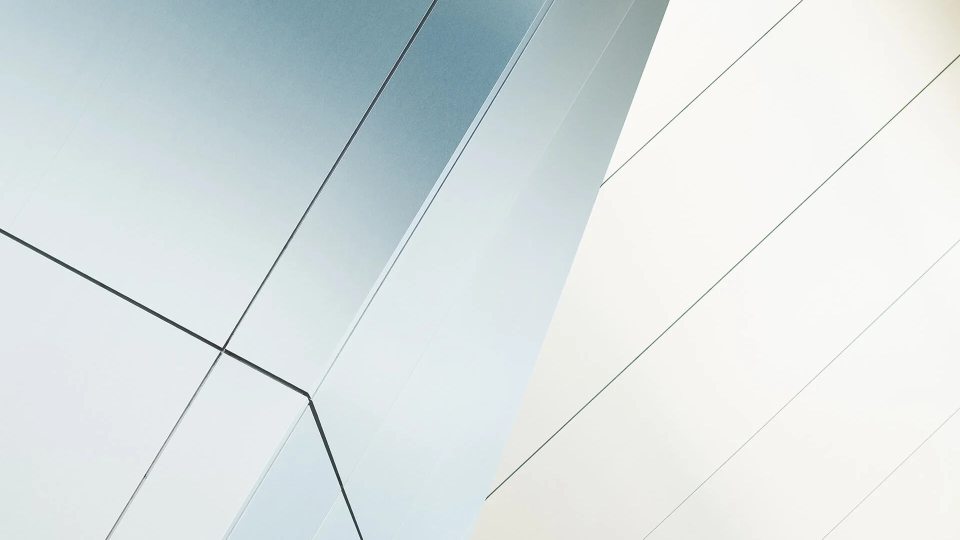
#> input picture assets/img/bg/abstract-bg-1.webp, 1920 x 1080 px (shown at 1/2 size)
$ python -i sync_notion.py   (imports and definitions only)
#> lines starting #> are read from the running program, lines starting #| are printed output that depends on the picture; after the words box and inside, x2 and y2 are one past the last pixel; in counts of white or black regions, pixels touching at a corner belong together
#> further down, picture is the input picture: PIL image 1920x1080 RGB; mean R, G, B 218.1, 225.7, 226.4
#!/usr/bin/env python3
"""Pull the Notion Engineering Wiki and write the site's generated files: assets/data/skills.json (skills, projects,
experience), the resume / skills / projects regions of index.html, one page per project in projects/, and the
project photos in assets/img/projects/ and PDFs in assets/docs/projects/ (copied, since Notion's own file links
expire after about an hour).

Read-only against Notion. Standard library only; with Pillow installed (pip install pillow) photos are also
resized to web sizes, otherwise they're copied as they are.

    python3 scripts/sync_notion.py                 # only Public pages
    SHOW_ALL=true python3 scripts/sync_notion.py   # ignore Public (dev)
    PREVIEW=true python3 scripts/sync_notion.py    # drafts too, written to .preview/ only (see scripts/admin.py)

The key comes from $NOTION_TOKEN, or else from the file ~/.notion_token.
"""
import hashlib
import html
import io
import json
import math
import mimetypes
import os
import re
import sys
import time
import urllib.error
import urllib.parse
import urllib.request
from datetime import datetime, timezone
from pathlib import Path

DATA_SOURCE_ID = "2878f022-083c-8115-8062-000b4bbbb400"
DATABASE_ID = "2878f022083c8015a0ddde278a3c5e1d"
NOTION_VERSION = "2025-09-03"
API = "https://api.notion.com/v1"

# Discipline hubs: the roots of the tree. They have no Parent skill and are always shown.
HUBS = {
    "4038f022083c81189869f42fa0a06ba6": "Mechanical",
    "4038f022083c8166a9b2fcd4495d12d2": "Electrical",
    "4038f022083c8114a338c414bce9fda6": "Software",
    "4038f022083c816ba41df0761731bca6": "Systems",
    "4038f022083c811fb594ceb95406688b": "Other",
}

ROOT = Path(__file__).resolve().parent.parent
OUT = ROOT / "assets" / "data" / "skills.json"
# Drafts preview: the same layout as the site, holding only the generated files (the admin serves the rest from
# the repo). Listed in .gitignore, so it's never committed.
PREVIEW = ROOT / ".preview"
TOKEN_FILE = Path.home() / ".notion_token"


class NotionError(Exception):
    pass


# [86 lines left out: functions get_token, request, query_all, recent_missing, relation_ids, not called in this run]


def plain(p, name):
    return "".join(t["plain_text"] for t in p.get(name, {}).get("rich_text", [])).strip()


# [47 lines left out: functions to_record, block_children, not called in this run]


def block_text(b):
    return "".join(t["plain_text"] for t in b.get(b["type"], {}).get("rich_text", []))


def caption(b):
    return "".join(t["plain_text"] for t in b["image"].get("caption", [])).strip()


# [5 lines left out: function caption_link, not called in this run]


def is_public_marker(b):
    return b["type"] in ("heading_1", "heading_2", "heading_3", "toggle") and re.search(r"🌐\s*public", block_text(b), re.I)


def is_toggle(b):
    return b["type"] == "toggle" or (b["type"].startswith("heading_") and b[b["type"]].get("is_toggleable"))


# [25 lines left out: functions is_photos_marker, is_placeholder, rich_html, not called in this run]


def heading_level(b):
    return int(b["type"][-1]) if b["type"].startswith("heading_") and not b[b["type"]].get("is_toggleable") else None


SHEET_RE = re.compile(r"https://docs\.google\.com/spreadsheets/d/([A-Za-z0-9_-]{20,80})(?:[/?#][^\s]*)?$")


# [91 lines left out: functions sheet_ref, group_sheets, blocks_html, public_section, public_html, not called in this run]

# ---- Photos: downloaded into the site, since Notion's file links expire after about an hour ----

try:
    from PIL import Image, ImageChops, ImageOps
except ImportError:  # still works without Pillow: photos are just copied at full size
    Image = None

IMG_DIR = "assets/img/projects"  # relative to the site root; one folder per project
SIZES = {"sm": 800, "lg": 1600}  # longest side in px: cards and thumbnails, full view
LOGO_DIR = "assets/img/logos"  # job / school logos (the Notion page icons)
LOGO_SIZES = {"sm": 96, "lg": 192}
DOC_DIR = "assets/docs/projects"  # PDFs (drawings, test reports, …) from a project's 🌐 Public section
MANAGED = (IMG_DIR, LOGO_DIR, DOC_DIR)  # the only folders the sync writes into and cleans up
MAX_BYTES = 40 * 1024 * 1024
WEB_TYPES = {"image/jpeg": ".jpg", "image/png": ".png", "image/gif": ".gif", "image/webp": ".webp", "image/avif": ".avif",
             "image/svg+xml": ".svg"}
KEEP_AS_IS = (".gif", ".svg")  # animations, and drawings that are already any size
# Short clips uploaded to Notion are copied too (longer videos belong on YouTube, which embeds instead).
VIDEO_TYPES = {"video/mp4": ".mp4", "video/webm": ".webm", "video/quicktime": ".mov"}
VIDEO_MAX = 20 * 1024 * 1024  # git keeps every version of a file forever, so big videos would bloat the repo
DOC_MAX = 15 * 1024 * 1024  # the same goes for PDFs: compress big ones (e.g. "Reduce file size") before uploading


# [8 lines left out: function file_source, not called in this run]


def trim_logo(im):
    """Crop the empty border around a logo (transparent, or the colour of its corner) and centre it on a square with a
    small margin, so every logo fills its square slot the same way however much padding its file came with."""
    alpha = im.mode == "RGBA"
#> alpha = False
    if alpha and im.getchannel("A").getextrema()[0] < 255:
        mask, fill = im.getchannel("A").point(lambda v: 255 if v > 16 else 0), (0, 0, 0, 0)
    else:
        fill = im.getpixel((0, 0))
#> fill = (193, 208, 214)
        mask = ImageChops.difference(im.convert("RGB"), Image.new("RGB", im.size, im.convert("RGB").getpixel((0, 0))))
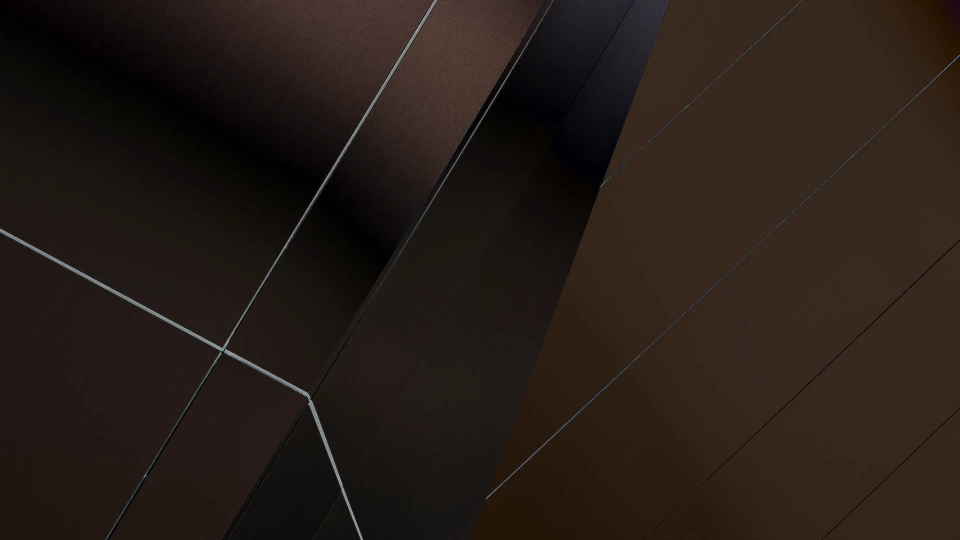
#> mask: PIL image 1920x1080 RGB (shown at 1/2 size); mean R, G, B 38.9, 28.6, 23.2
        mask = mask.convert("L").point(lambda v: 255 if v > 24 else 0)
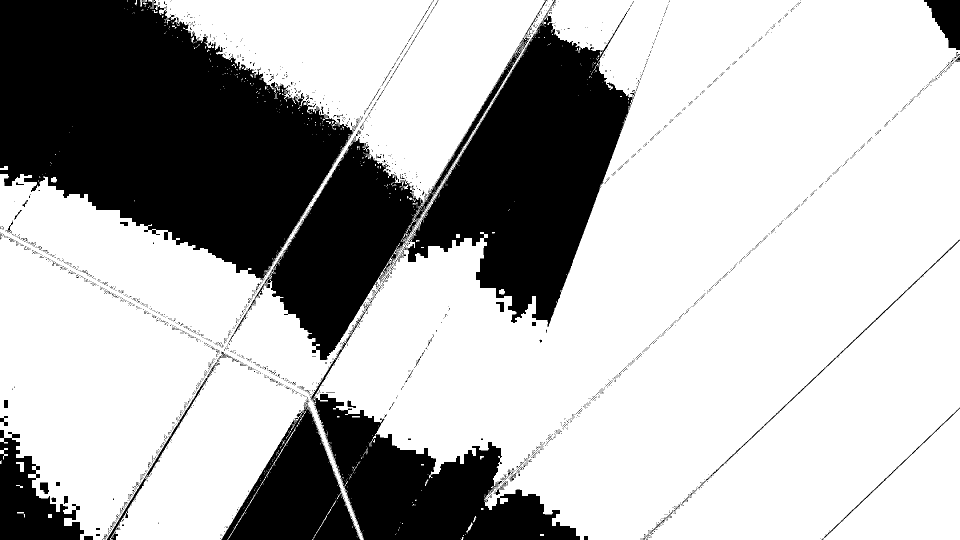
#> mask: PIL image 1920x1080 L (shown at 1/2 size); 71% white; 2781 black regions (2692 under 20 px), largest, box (x1, y1, x2, y2) and area: (0, 0, 717, 561) 249244, (804, 20, 1272, 654) 134379, (620, 609, 1160, 1080) 72196
    box = mask.getbbox()
#> box = (0, 0, 1920, 1080)
    if not box:
        return im
    w, h = box[2] - box[0], box[3] - box[1]
#> w = 1920; h = 1080
    side = int(max(w, h) * 1.08) + 1
#> side = 2074
    square = Image.new(im.mode, (side, side), fill)
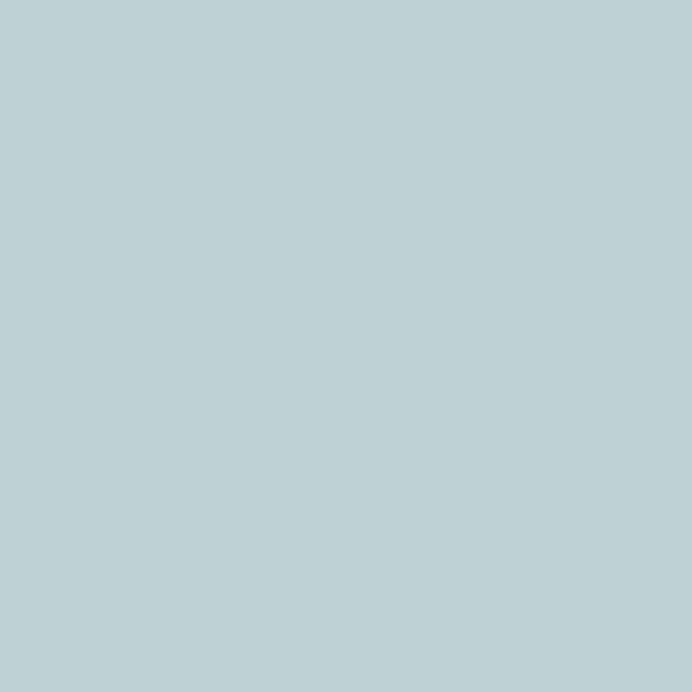
#> square: PIL image 2074x2074 RGB (shown at 1/3 size); mean R, G, B 193, 208, 214
    square.paste(im.crop(box), ((side - w) // 2, (side - h) // 2))
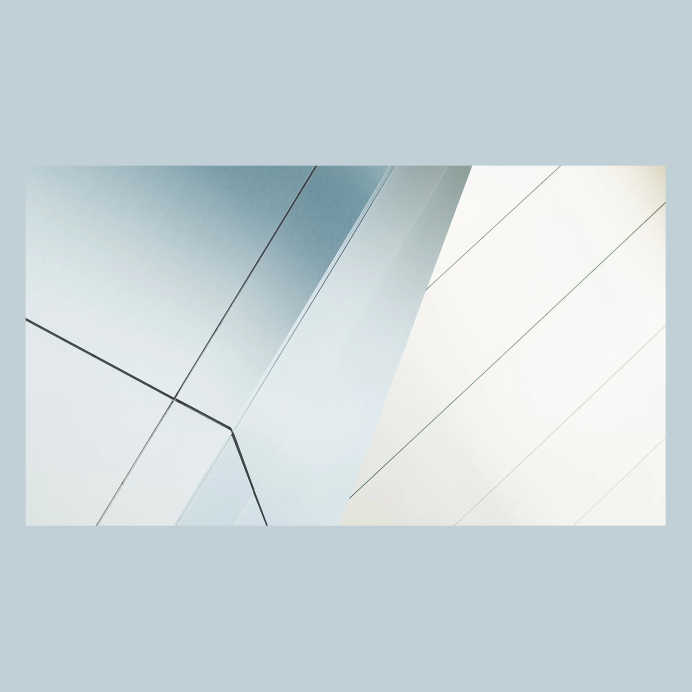
#> square: PIL image 2074x2074 RGB (shown at 1/3 size); mean R, G, B 205.1, 216.5, 220
    return square


class Photos:
    """Saves photos and logos into a folder under <root> (one of MANAGED), reusing any already saved (in root, or
    for a preview also in the repo), and afterwards deletes the ones nothing uses any more."""

    def __init__(self, root, reuse=None):
        self.root, self.reuse, self.used, self.failed = root, reuse, set(), []

    # [155 lines left out: functions get, saved, use, is_wide, get_instagram_thumb, get_video and 4 more, not called in this run]


def slugify(name):
    return re.sub(r"[^a-z0-9]+", "-", name.lower()).strip("-")[:60].rstrip("-") or "project"


# [22 lines left out: functions video_link, block_video, not called in this run]


def media_caption(b):
    return "".join(t["plain_text"] for t in (b.get(b["type"]) or {}).get("caption", [])).strip()


# [84 lines left out: functions project_content, block_pdf, not called in this run]


def doc_size(n):
    return f"{n / 1024 / 1024:.1f} MB" if n >= 1024 * 1024 else f"{max(1, round(n / 1024))} KB"


# [102 lines left out: functions sheet_html, doc_html, video_html, instagram_html, gallery_item, figure, not called in this run]


def is_skill(r):
    """Type contains Reference, or no Type at all but a Parent skill (e.g. a page made with plain + New)."""
    return "Reference" in r["types"] or (not r["types"] and bool(r["parent"]))


# [65 lines left out: function build, not called in this run]


# ---- Homepage resume + skills preview: written into index.html between <!-- notion:<name>:start ... --> and <!-- notion:<name>:end --> ----

INDEX = OUT.parent.parent.parent / "index.html"
HUB_KEYS = {"Mechanical": "mech", "Electrical": "elec", "Software": "soft", "Systems": "sys", "Other": "oth"}
MONTHS = ["Jan", "Feb", "Mar", "Apr", "May", "Jun", "Jul", "Aug", "Sep", "Oct", "Nov", "Dec"]
MAX_CHIPS = 12  # more than this and the card links to the graph for the rest


# [134 lines left out: functions date_range, top_level_class, disc_key, skill_chips, experience_html, logo_html and 2 more, not called in this run]


def month_no(d):
    return int(d[:4]) * 12 + int(d[5:7]) - 1


def duration(n):
    y, m = divmod(n, 12)
    return " ".join(x for x in (f"{y} yr" if y else "", f"{m} mo" if m else "") if x) or "1 mo"


# [151 lines left out: functions degree_short, timeline_html, skill_map_html, logos_html, not called in this run]

BANDS = ["Lv 4–5", "Lv 3", "Lv 2", "Lv 1", "Not rated"]
SHADE = [100, 68, 42, 20]  # % of the discipline color per band: darker = stronger (same as skill-graph.js)


def band(r):
    return 4 if r is None else 0 if r >= 4 else 1 if r >= 3 else 2 if r >= 2 else 3


# [63 lines left out: function skills_html, not called in this run]


# ---- Projects: the homepage grid and a page per project (projects/<slug>.html) ----

PH_ICONS = {"mech": "bi-gear-wide-connected", "elec": "bi-lightning-charge", "soft": "bi-code-slash",
            "sys": "bi-diagram-3", "oth": "bi-stars"}
GENERATED = "<!-- generated by scripts/sync_notion.py from Notion; edit the project there, not here -->"


# [12 lines left out: functions project_dates, ordered_projects, not called in this run]


def used_skills(it, by_id):
    return sorted((by_id[i] for i in it["skills"] if i in by_id), key=lambda s: (-(s["rating"] or 0), s["name"].lower()))


def main_disc(it, by_id):
    keys = [disc_key(s, by_id) for s in used_skills(it, by_id)]
    return max(keys, key=keys.count) if keys else "oth"  # a tie goes to the discipline of its strongest skill


def photo_count(it):
    photos = sum(1 for g in it["gallery"] if g["kind"] == "image")
    return photos + (1 if it["cover"] and not it.get("cover_is_thumb") else 0)


# [212 lines left out: functions interests_html, role_link, interest_chips, projects_html, link_label, site_parts and 3 more, not called in this run]


def fetch_records():
    return [to_record(p) for p in query_all()]


# [80 lines left out: functions sync, main, not called in this run]


# [2 lines not run here, left out]

>>> from PIL import Image
>>> picture = Image.open('../assets/img/bg/abstract-bg-1.webp')
>>> result = trim_logo(picture)

$ run again, on assets/img/person/person-f-3.webp
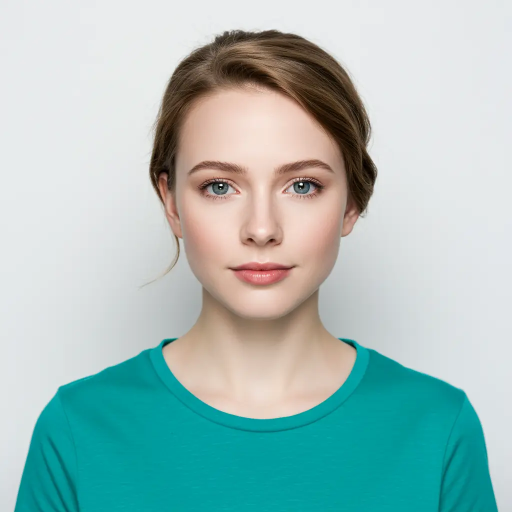
#> input picture assets/img/person/person-f-3.webp, 1024 x 1024 px (shown at 1/2 size)
#> picture is the input picture: PIL image 1024x1024 RGB; mean R, G, B 161.9, 190.5, 187.3
#> fill = (229, 233, 234)
#> in trim_logo, `mask = mask.convert("L").point(lambda v: 255 if v > 24 else 0)`:
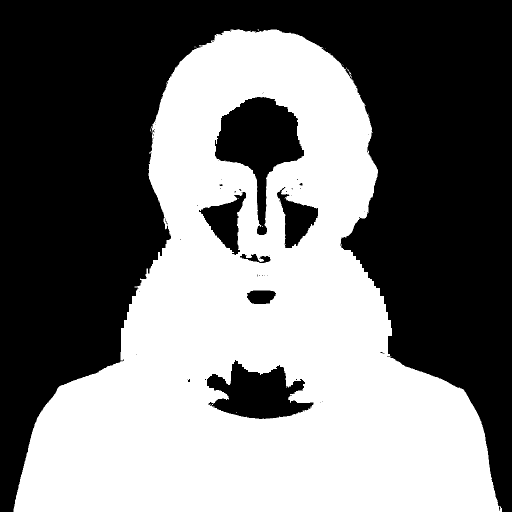
#> mask: PIL image 1024x1024 L (shown at 1/2 size); 46.9% white; 26 white regions (24 under 20 px), largest, box (x1, y1, x2, y2) and area: (27, 58, 1004, 1024) 491315, (695, 138, 704, 157) 31
#> box = (27, 58, 1004, 1024)
#> w = 977; h = 966
#> side = 1056
#> in trim_logo, `square.paste(im.crop(box), ((side - w) // 2, (side - h) // 2))`:
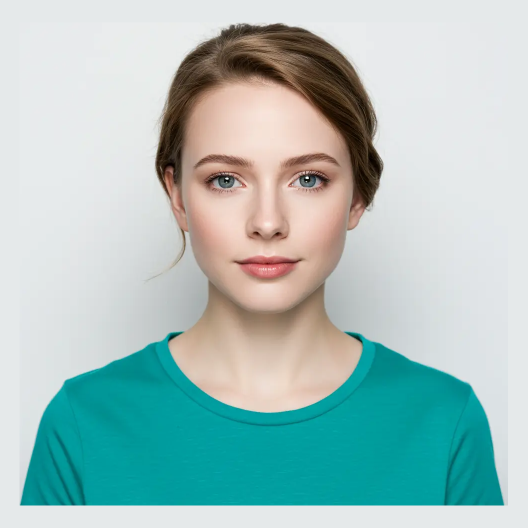
#> square: PIL image 1056x1056 RGB (shown at 1/2 size); mean R, G, B 165.9, 193.1, 190.1

$ run again, on assets/img/person/person-m-2.webp
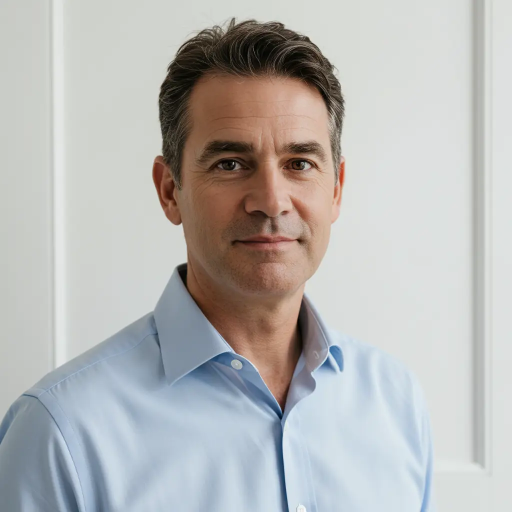
#> input picture assets/img/person/person-m-2.webp, 1024 x 1024 px (shown at 1/2 size)
#> picture is the input picture: PIL image 1024x1024 RGB; mean R, G, B 183.4, 183.1, 181.7
#> fill = (199, 201, 198)
#> in trim_logo, `mask = mask.convert("L").point(lambda v: 255 if v > 24 else 0)`:
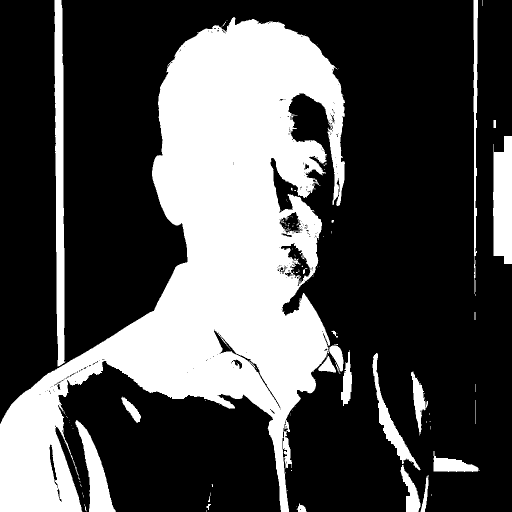
#> mask: PIL image 1024x1024 L (shown at 1/2 size); 30.4% white; 124 white regions (99 under 20 px), largest, box (x1, y1, x2, y2) and area: (0, 34, 690, 1024) 275983, (109, 0, 131, 733) 11517, (986, 272, 1024, 528) 8512
#> box = (0, 0, 1024, 1024)
#> w = 1024
#> side = 1106
#> in trim_logo, `square.paste(im.crop(box), ((side - w) // 2, (side - h) // 2))`:
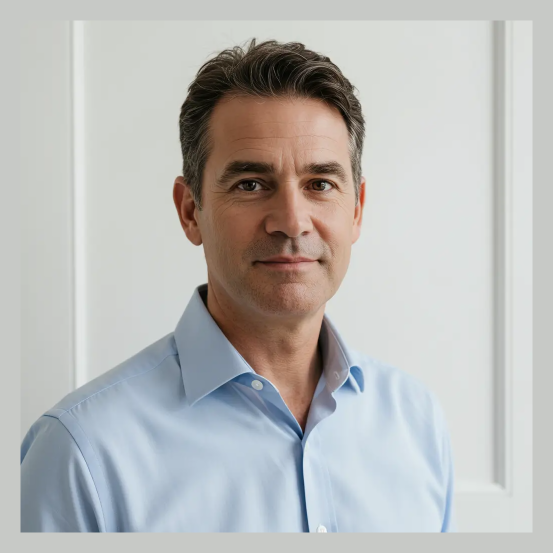
#> square: PIL image 1106x1106 RGB (shown at 1/2 size); mean R, G, B 185.7, 185.6, 184
